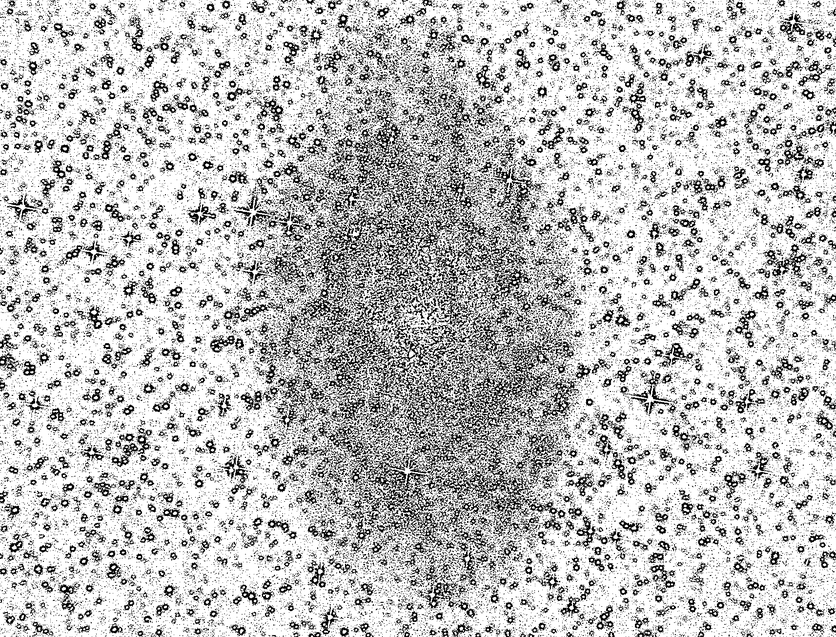
#> input picture images/thresh.png, 836 x 637 px, shrunk from 1713 x 1305 before the run
$ python watershed.py images/thresh.png
#> lines starting #> are read from the running program, lines starting #| are printed output that depends on the picture; after the words box and inside, x2 and y2 are one past the last pixel; in counts of white or black regions, pixels touching at a corner belong together
#> in main, image is the input picture: shape (637, 836, 3); min 0, max 255, mean 192.1
import argparse

import numpy as np
import cv2
import matplotlib.pyplot as plt
import matplotlib.image as mpimg

def save_image(image, output_path):
    cv2.imwrite(output_path, image)

def apply_threshold(image):
    thresh = cv2.adaptiveThreshold(image, 255, cv2.ADAPTIVE_THRESH_GAUSSIAN_C,
                                   cv2.THRESH_BINARY, 11, 2)
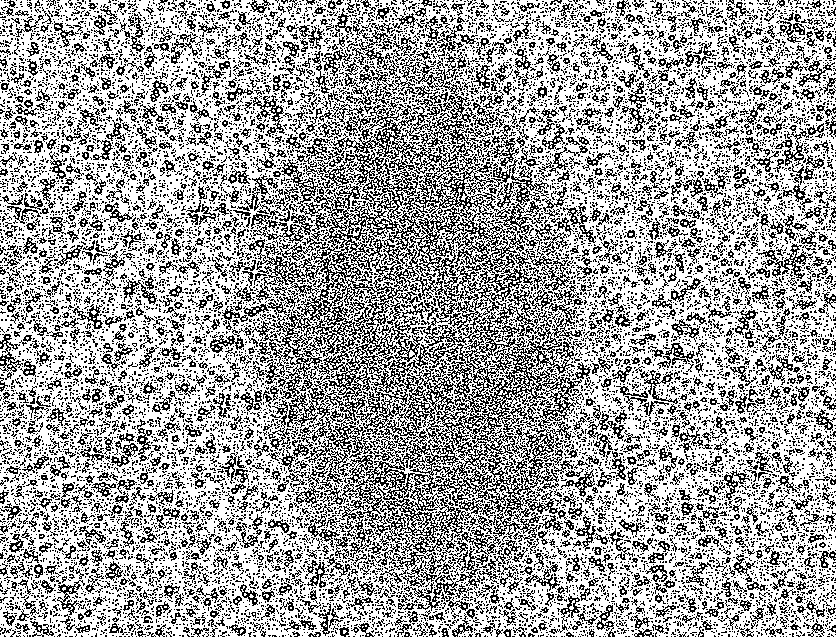
#> thresh: shape (637, 836); 64.6% white; black in thin lines or dots
    save_image(thresh, 'images/thresh.png')
    return thresh

def detect_connected_components(threshold_image):
    _, labels_im = cv2.connectedComponents(threshold_image)
    # Map component labels to hue val, 0-179 is the hue range in OpenCV
    label_hue = np.uint8(179 * labels_im / np.max(labels_im))
    blank_ch = 255 * np.ones_like(label_hue)
    labeled_img = cv2.merge([label_hue, blank_ch, blank_ch])

    # Converting cvt to BGR
    labeled_img = cv2.cvtColor(labeled_img, cv2.COLOR_BGR2GRAY)
#> labeled_img: shape (637, 836)

    # Set background label to black
    labeled_img[label_hue == 0] = 0
    # Set the image to white where the labels are not 0 (not the background)
    labeled_img[label_hue > 0] = 255
#> labeled_img: shape (637, 836); 2% white in thin lines or dots

    plt.imsave('images/labaled_image.png', labeled_img)
#> in main, `opening_image = cv2.morphologyEx(components_detected, cv2.MORPH_OPEN, ..`: opening_image: shape (637, 836); 0.15% white in thin lines or dots
    return labeled_img

def apply_watershed(noise_free_img, grayscale_image, original_image):
    kernel = np.ones((3, 3), np.uint8)

    # sure background area
    sure_bg = cv2.dilate(noise_free_img, kernel, iterations=1)
#> sure_bg: shape (637, 836); 0.42% white; 86 white regions, largest, box (x1, y1, x2, y2) and area: (54, 167, 64, 177) 50, (317, 569, 323, 575) 35, (618, 317, 624, 323) 34
    save_image(sure_bg, 'images/sure_bg.png')

    dist_transform = cv2.distanceTransform(noise_free_img, cv2.DIST_L2, 5)
    _, sure_fg = cv2.threshold(dist_transform, 0.3 * dist_transform.max(), 255, 0)
#> sure_fg: shape (637, 836) float32; 0.15% white in thin lines or dots
    save_image(sure_fg, 'images/sure_fg.png')

    sure_fg = np.uint8(sure_fg)
    unknown = cv2.subtract(sure_bg, sure_fg)
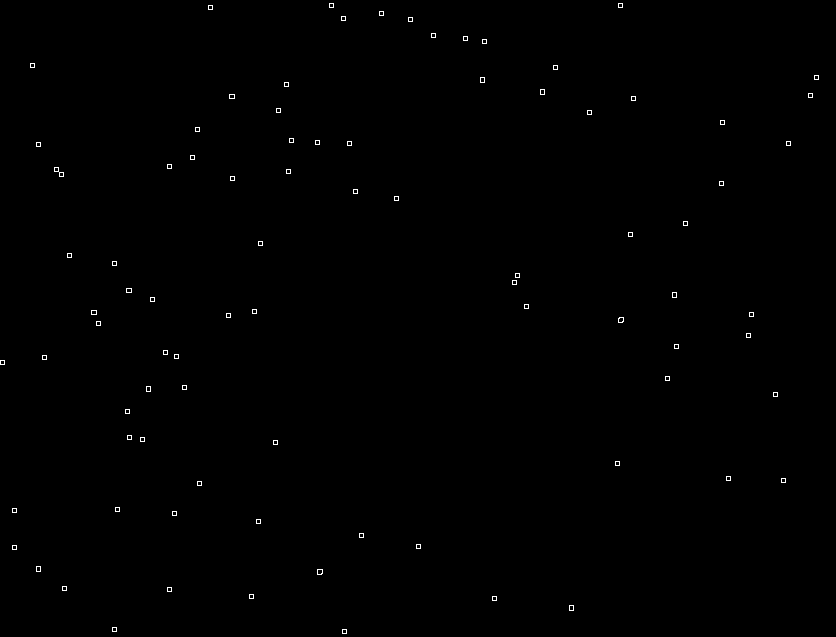
#> unknown: shape (637, 836); 0.27% white in thin lines or dots
    save_image(unknown, 'images/unknown_area.png')

    ret, markers = cv2.connectedComponents(sure_fg)
#> markers: shape (637, 836) int32; 88 distinct labels, from 0 to 87
#> ret = 88

    # Add one to all labels so that sure background is not 0, but 1
    markers = markers + 1
#> markers: shape (637, 836) int32; 88 distinct labels, from 1 to 88
    unknown = cv2.subtract(255 - grayscale_image, sure_fg)
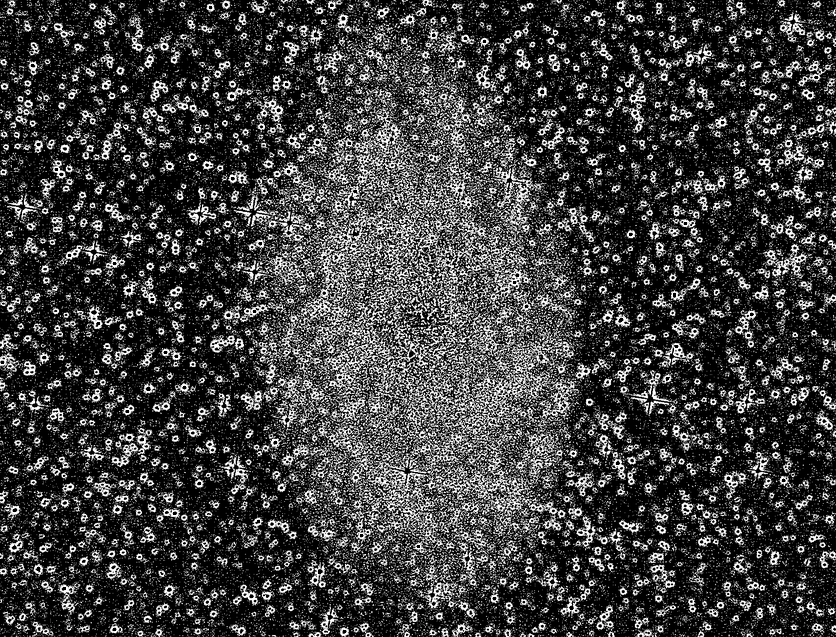
#> unknown: shape (637, 836); min 0, max 255, mean 62.8
    markers[unknown == 255] = 0
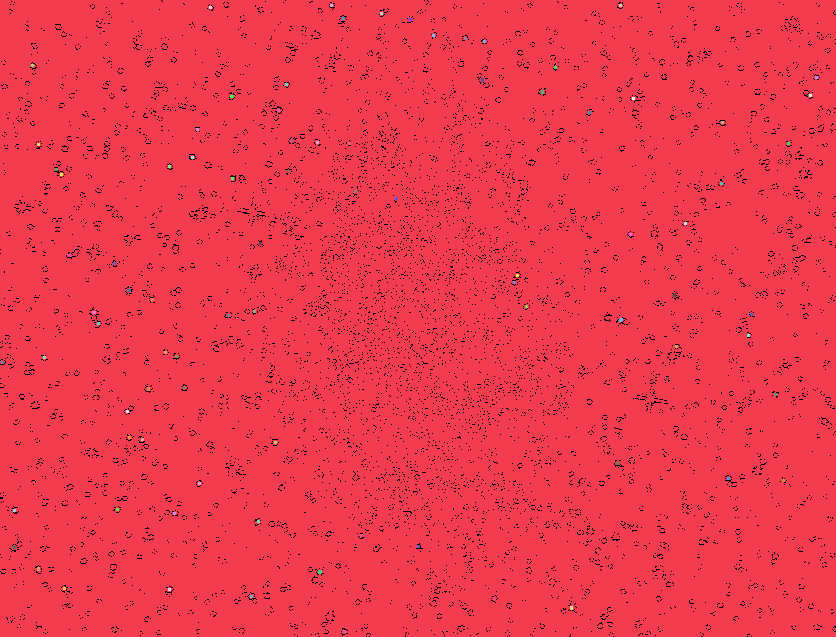
#> markers: shape (637, 836) int32; 89 distinct labels, from 0 to 88; one colour per label, 0 black
    markers = cv2.watershed(original_image, markers)
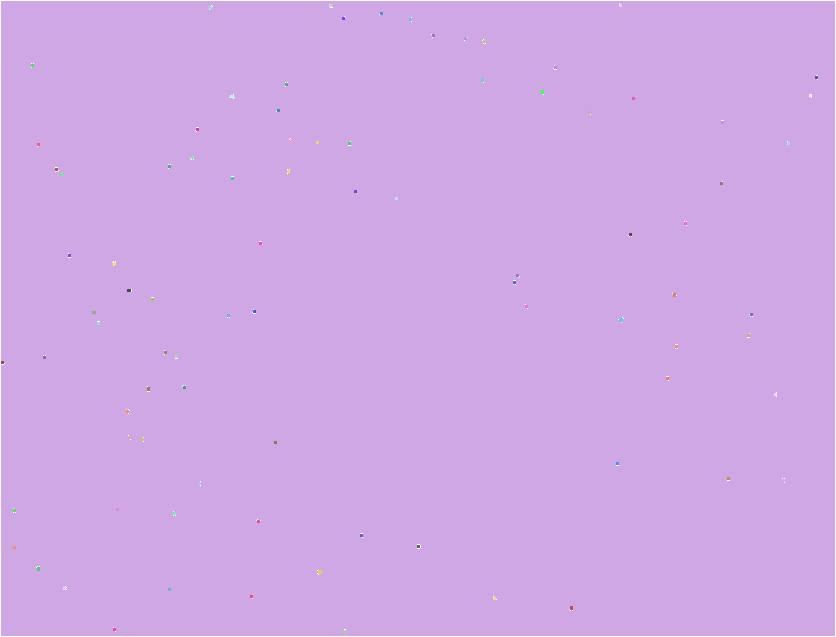
#> markers: shape (637, 836) int32; 89 distinct labels, from -1 to 88; one colour per label, 0 black, -1 white
    original_image[markers == -1] = [255, 0, 0]
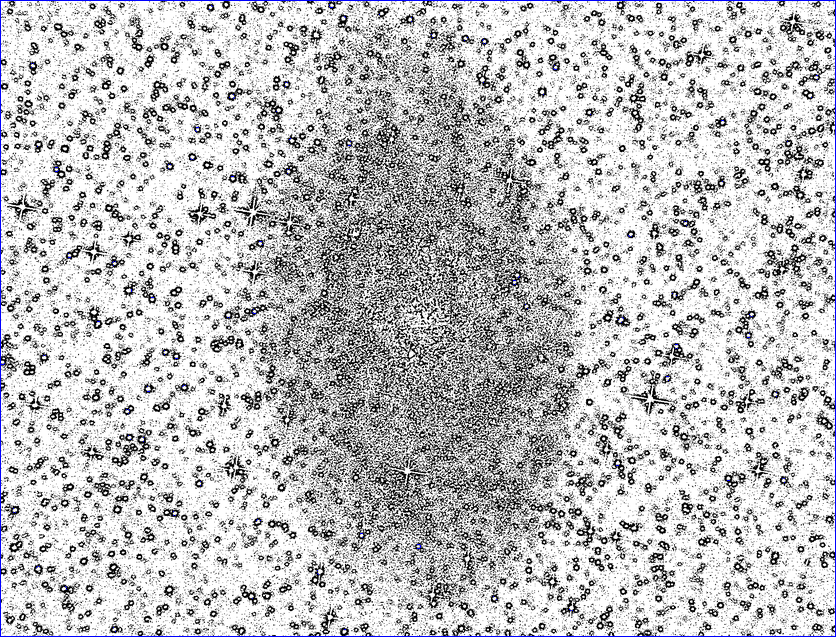
#> original_image: shape (637, 836, 3); 0.59% of pixels changed, all inside (x1, y1, x2, y2) = (0, 0, 836, 637)

    # Generate a list of unique colors, one for each region
    # Skip -1 as it's used for boundaries
    unique_markers = np.unique(markers)
#> unique_markers = 89 values from -1 to 88
    unique_markers = np.delete(unique_markers, np.where(unique_markers == -1))
#> unique_markers = 88 values from 1 to 88

    # Generate random colors, but ensure you have enough colors for each marker
    colors = np.random.randint(0, 255, (len(unique_markers), 3))
#> colors = 88 rows, first 8: [172, 47, 117], [192, 67, 251], [195, 103, 9], [211, 21, 242], [36, 87, 70], [216, 88, 140], [58, 193, 230], [39, 87, 174]

    for i, marker in enumerate(unique_markers):
        # Color each region with a different color
        original_image[markers == marker] = colors[i]
#> this loop made 88 passes
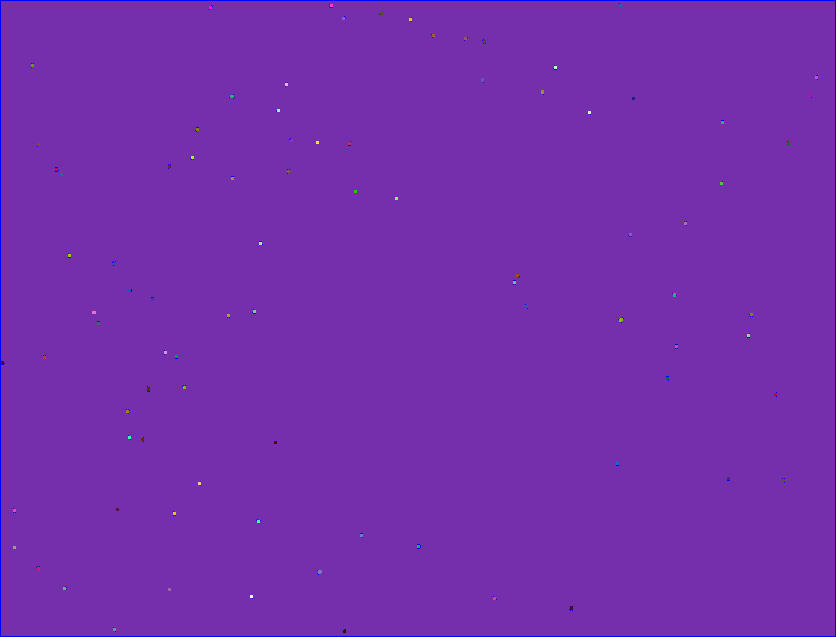
#> original_image: shape (637, 836, 3); mean B, G, R 172.4, 46.8, 116.3

    save_image(original_image, 'images/watershed_output.png')
    return markers

def display_images(image_path):
    # Load the images
    image1 = mpimg.imread(image_path)
    image2 = mpimg.imread('images/watershed_output.png')

    # Create a figure to display the images
    _, ax = plt.subplots(1, 2)  # 1 row, 2 columns

    # Display the first image
    ax[0].imshow(image1)
    ax[0].axis('off')  # Turn off axis numbering and ticks for the first image

    # Display the second image
    ax[1].imshow(image2)
    ax[1].axis('off')  # Turn off axis numbering and ticks for the second image

    plt.show()

def count_stars(markers):
    unique_markers = np.unique(markers)
#> unique_markers = 89 values from -1 to 88
    unique_markers = np.delete(unique_markers, np.where(unique_markers <= 1))
#> unique_markers = 87 values from 2 to 88
    return len(unique_markers)

def main(image_path):
    print("Starting process...")
    image = cv2.imread(image_path)
    gray_img = cv2.cvtColor(image, cv2.COLOR_BGR2GRAY)

    print("Applying threshold...")
    threshold = apply_threshold(gray_img)

    print("Discovering connected components...")
    components_detected = detect_connected_components(threshold)

    print("Applying morphological transformations...")
    kernel = np.ones((3, 3), np.uint8)
    opening_image = cv2.morphologyEx(components_detected, cv2.MORPH_OPEN, kernel)
    save_image(opening_image, 'images/opening.png')

    print("Applying watershed algorithm...")
    markers = apply_watershed(opening_image, gray_img, image)

    num_stars = count_stars(markers)
#> num_stars = 87
    print(f"Number of stars found: {num_stars}")
#| Number of stars found: 87

if __name__ == '__main__':
    # Create the parser
    parser = argparse.ArgumentParser(description='Process an image.')
    # Add an argument
    parser.add_argument('image_path', type=str, help='The path to the image file')

    # Parse the arguments
    args = parser.parse_args()

    main(args.image_path)
